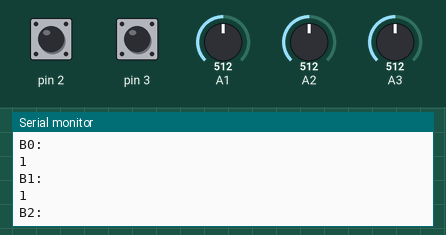
A sketch run on a simulated Arduino Uno, built with avr-gcc and run on an emulated ATmega328P. Shown: the last lines printed to the serial monitor. The test bench sets the inputs (shaded band); at power-on: A1 = 512, A2 = 512, pin 2 HIGH, pin 3 HIGH, A3 = 512. No radio packets arrive unless stated.

Above: at 1.4 s.
1.5 s: A1 set to 716
At 2.6 s:
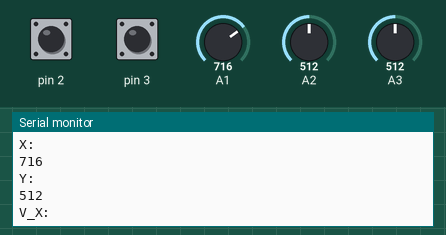
3.0 s: A2 set to 306
At 3.6 s:
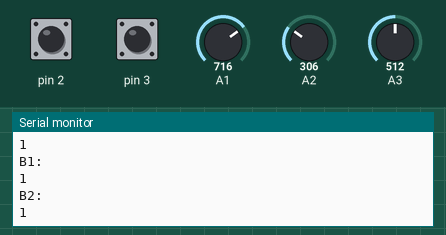
4.5 s: A1 set to 900
At 5.5 s:
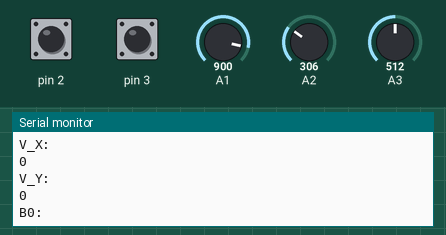
6.0 s: A2 set to 122
At 6.8 s:
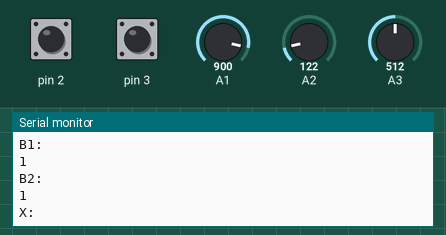
Timing chart, 0 to 8.5 s (numbered marks = the images above; inputs shaded):
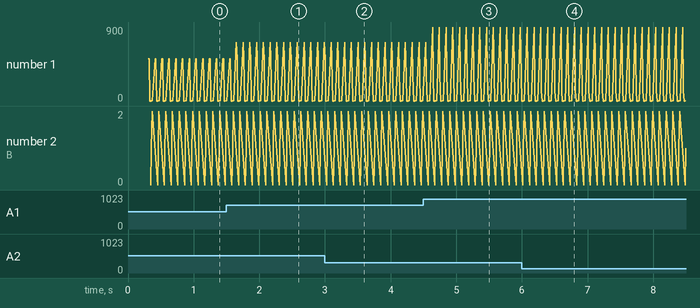

Measured:
- after the input at 1.5 s, the serial monitor: prints a new line after 0.15 s (image 1)
- after the input at 3.0 s, the serial monitor: prints a new line after 0.21 s (image 2)
- after the input at 4.5 s, the serial monitor: prints a new line after 0.14 s (image 3)
- after the input at 6.0 s, the serial monitor: prints a new line after 0.20 s (image 4)
- plotted number 1: 1 → 716 after the input at 1.5 s

The sketch:

MK_Controller_V4_final.ino
```cpp
#include <SPI.h>
#include "RF24.h"

RF24 myRadio (A0,10);
byte addresses[][6] = {"0"};

struct package
{
  int X= 1;
  int Y = 1;
  bool Button0;
  bool Button1;
  bool Button2;
  int V_X;
  int V_Y;
};

typedef struct package Package;
Package data;

void setup()
{
  pinMode(2, INPUT);
  pinMode(3, INPUT);
  pinMode(2, INPUT_PULLUP);
  pinMode(3, INPUT_PULLUP);
  delay(100);
  myRadio.begin();
  myRadio.setChannel(135);
  myRadio.setPALevel(RF24_PA_MIN);
  myRadio.setDataRate( RF24_250KBPS );
  myRadio.openWritingPipe( addresses[0]);
  delay(100);
}

void loop()
{
 Auslesen();
 Senden();
 Debug();
}
void Auslesen()
{
  data.X = analogRead(A1);
  data.Y = analogRead(A2);
  data.Button0 = analogRead(A3);
  data.Button1 = digitalRead(2);
  data.Button2 = digitalRead(3);
}

void Senden()
{
  myRadio.write(&data, sizeof(data));
  delay(100);
}

void Debug()
{
  Serial.begin(9600);
  Serial.println("X:");
  Serial.println(data.X);
  Serial.println("Y: ");
  Serial.println(data.Y);
  Serial.println("V_X:");
  Serial.println(data.V_X);
  Serial.println("V_Y: ");
  Serial.println(data.V_Y);
  Serial.println("B0: ");
  Serial.println(data.Button0);
  Serial.println("B1: ");
  Serial.println(data.Button1);
  Serial.println("B2: ");
  Serial.println(data.Button2);
}
```
